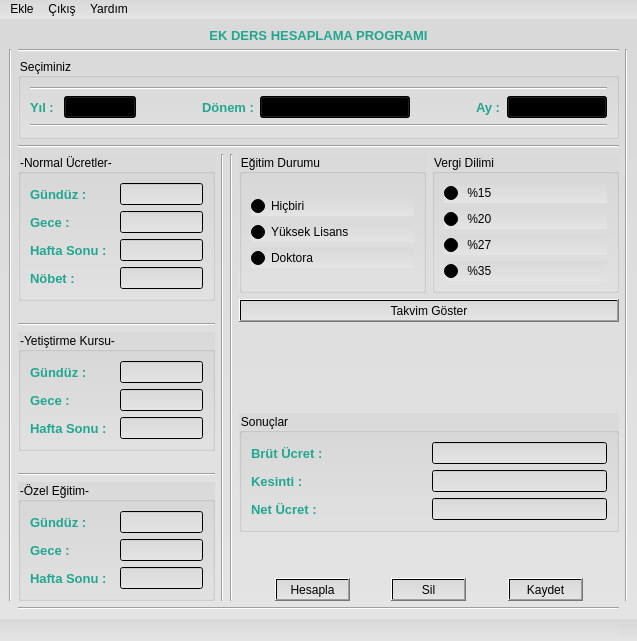
<?xml version="1.0" encoding="UTF-8"?>
<ui version="4.0">
 <class>MainWindow</class>
 <widget class="QMainWindow" name="MainWindow">
  <property name="geometry">
   <rect>
    <x>0</x>
    <y>0</y>
    <width>637</width>
    <height>641</height>
   </rect>
  </property>
  <property name="font">
   <font>
    <pointsize>11</pointsize>
   </font>
  </property>
  <property name="windowTitle">
   <string>Anasayfa</string>
  </property>
  <property name="windowIcon">
   <iconset resource="photos.qrc">
    <normaloff>:/loaded_photo/para.png</normaloff>:/loaded_photo/para.png</iconset>
  </property>
  <property name="styleSheet">
   <string notr="true">/*Copyright (c) DevSec Studio. All rights reserved.

MIT License

Permission is hereby granted, free of charge, to any person obtaining a copy
of this software and associated documentation files (the &quot;Software&quot;), to deal
in the Software without restriction, including without limitation the rights
to use, copy, modify, merge, publish, distribute, sublicense, and/or sell
copies of the Software, and to permit persons to whom the Software is
furnished to do so, subject to the following conditions:

The above copyright notice and this permission notice shall be included in all
copies or substantial portions of the Software.

THE SOFTWARE IS PROVIDED *AS IS*, WITHOUT WARRANTY OF ANY KIND, EXPRESS OR
IMPLIED, INCLUDING BUT NOT LIMITED TO THE WARRANTIES OF MERCHANTABILITY,
FITNESS FOR A PARTICULAR PURPOSE AND NONINFRINGEMENT. IN NO EVENT SHALL THE
AUTHORS OR COPYRIGHT HOLDERS BE LIABLE FOR ANY CLAIM, DAMAGES OR OTHER
LIABILITY, WHETHER IN AN ACTION OF CONTRACT, TORT OR OTHERWISE, ARISING FROM,
OUT OF OR IN CONNECTION WITH THE SOFTWARE OR THE USE OR OTHER DEALINGS IN THE SOFTWARE.
*/

/*-----QWidget-----*/
QWidget
{
	background-color: qlineargradient(spread:repeat, x1:1, y1:0, x2:1, y2:1, stop:0 rgba(217, 217, 217, 255),stop:1 rgba(228, 228, 228, 255));
	color: #000000;

}


/*-----QLabel-----*/
QLabel
{
	background-color: transparent;
	color: qlineargradient(spread:repeat, x1:1, y1:0, x2:1, y2:1, stop:0 rgba(54, 197, 177, 255),stop:1 rgba(11, 135, 111, 255));
	font-size: 10pt;
	font-weight: bold;
	border-color: #000000;

}


/*-----QToolButton-----*/
QToolButton
{
	background-color: qlineargradient(spread:repeat, x1:1, y1:0, x2:1, y2:1, stop:0 rgba(44, 187, 167, 255),stop:1 rgba(1, 125, 101, 255));
	color: #fff;
	font-size: 12pt;
	border-radius: 4px;
	padding: 10px;

}


QToolButton::pressed
{
	background-color: qlineargradient(spread:repeat, x1:1, y1:0, x2:1, y2:1, stop:0 rgba(54, 197, 177, 255),stop:1 rgba(11, 135, 111, 255));

}


/*-----QTabWidget-----*/
QTabBar::tab 
{
	font-size: 8pt;
	font-weight: bold;
	width: 80px;
    border: 1px solid #444;
    padding-top: 3px;
    padding-bottom: 2px;
    margin-right: -1px;

}

QTabWidget::pane 
{
    border: 1px solid qlineargradient(spread:repeat, x1:1, y1:0, x2:1, y2:1, stop:0 rgba(44, 187, 167, 255),stop:1 rgba(1, 125, 101, 255));;

}

QTabBar::tab:last
{
    margin-right: 0; 

}

QTabBar::tab:first:!selected
{
	margin-left: 0px; 

}

QTabBar::tab:!selected
{
    color: #000;
    margin-top: 3px;
    background-color: #f6f6f6;

}

QTabBar::tab:selected
{
	background-color: qlineargradient(spread:repeat, x1:1, y1:0, x2:1, y2:1, stop:0 rgba(54, 197, 177, 255),stop:1 rgba(11, 135, 111, 255));
	color: #fff;

}

QTabBar::tab:!selected:hover
{
    background-color: qlineargradient(spread:repeat, x1:1, y1:0, x2:1, y2:1, stop:0 rgba(44, 187, 167, 255),stop:1 rgba(1, 125, 101, 255));

}
</string>
  </property>
  <widget class="QWidget" name="centralwidget">
   <layout class="QGridLayout" name="gridLayout_6">
    <item row="1" column="0">
     <widget class="Line" name="line_10">
      <property name="orientation">
       <enum>Qt::Vertical</enum>
      </property>
     </widget>
    </item>
    <item row="1" column="1">
     <layout class="QVBoxLayout" name="verticalLayout_11">
      <item>
       <widget class="Line" name="line_11">
        <property name="orientation">
         <enum>Qt::Horizontal</enum>
        </property>
       </widget>
      </item>
      <item>
       <widget class="QGroupBox" name="groupBox_7">
        <property name="title">
         <string>Seçiminiz</string>
        </property>
        <layout class="QGridLayout" name="gridLayout_5">
         <item row="2" column="0">
          <widget class="Line" name="line_6">
           <property name="orientation">
            <enum>Qt::Horizontal</enum>
           </property>
          </widget>
         </item>
         <item row="1" column="0">
          <layout class="QHBoxLayout" name="horizontalLayout_21">
           <item>
            <layout class="QHBoxLayout" name="horizontalLayout_18">
             <item>
              <widget class="QLabel" name="label_8">
               <property name="text">
                <string>Yıl : </string>
               </property>
              </widget>
             </item>
             <item>
              <widget class="QComboBox" name="cmb_year">
               <property name="minimumSize">
                <size>
                 <width>70</width>
                 <height>0</height>
                </size>
               </property>
              </widget>
             </item>
            </layout>
           </item>
           <item>
            <spacer name="horizontalSpacer_5">
             <property name="orientation">
              <enum>Qt::Horizontal</enum>
             </property>
             <property name="sizeHint" stdset="0">
              <size>
               <width>23</width>
               <height>17</height>
              </size>
             </property>
            </spacer>
           </item>
           <item>
            <layout class="QHBoxLayout" name="horizontalLayout_17">
             <item>
              <widget class="QLabel" name="label_15">
               <property name="text">
                <string>Dönem :</string>
               </property>
              </widget>
             </item>
             <item>
              <widget class="QComboBox" name="cmb_period">
               <property name="minimumSize">
                <size>
                 <width>150</width>
                 <height>0</height>
                </size>
               </property>
              </widget>
             </item>
            </layout>
           </item>
           <item>
            <spacer name="horizontalSpacer_6">
             <property name="orientation">
              <enum>Qt::Horizontal</enum>
             </property>
             <property name="sizeHint" stdset="0">
              <size>
               <width>20</width>
               <height>19</height>
              </size>
             </property>
            </spacer>
           </item>
           <item>
            <layout class="QHBoxLayout" name="horizontalLayout_20">
             <item>
              <widget class="QLabel" name="label_16">
               <property name="text">
                <string>Ay :</string>
               </property>
              </widget>
             </item>
             <item>
              <widget class="QComboBox" name="cmb_month">
               <property name="minimumSize">
                <size>
                 <width>100</width>
                 <height>0</height>
                </size>
               </property>
              </widget>
             </item>
            </layout>
           </item>
          </layout>
         </item>
         <item row="0" column="0">
          <widget class="Line" name="line_7">
           <property name="orientation">
            <enum>Qt::Horizontal</enum>
           </property>
          </widget>
         </item>
        </layout>
       </widget>
      </item>
      <item>
       <spacer name="verticalSpacer_5">
        <property name="orientation">
         <enum>Qt::Vertical</enum>
        </property>
        <property name="sizeHint" stdset="0">
         <size>
          <width>20</width>
          <height>40</height>
         </size>
        </property>
       </spacer>
      </item>
      <item>
       <widget class="Line" name="line_5">
        <property name="orientation">
         <enum>Qt::Horizontal</enum>
        </property>
       </widget>
      </item>
      <item>
       <layout class="QHBoxLayout" name="horizontalLayout_16">
        <item>
         <layout class="QVBoxLayout" name="verticalLayout_8">
          <item>
           <widget class="QGroupBox" name="groupBox_3">
            <property name="title">
             <string>-Normal Ücretler-</string>
            </property>
            <layout class="QGridLayout" name="gridLayout">
             <item row="0" column="0">
              <layout class="QVBoxLayout" name="verticalLayout_5">
               <item>
                <layout class="QHBoxLayout" name="horizontalLayout" stretch="10,10">
                 <item>
                  <widget class="QLabel" name="label">
                   <property name="text">
                    <string>Gündüz : </string>
                   </property>
                  </widget>
                 </item>
                 <item>
                  <widget class="QLineEdit" name="le_day_normal"/>
                 </item>
                </layout>
               </item>
               <item>
                <layout class="QHBoxLayout" name="horizontalLayout_2" stretch="10,10">
                 <item>
                  <widget class="QLabel" name="label_2">
                   <property name="text">
                    <string>Gece : </string>
                   </property>
                  </widget>
                 </item>
                 <item>
                  <widget class="QLineEdit" name="le_day_night"/>
                 </item>
                </layout>
               </item>
               <item>
                <layout class="QHBoxLayout" name="horizontalLayout_3" stretch="10,10">
                 <item>
                  <widget class="QLabel" name="label_3">
                   <property name="text">
                    <string>Hafta Sonu :</string>
                   </property>
                  </widget>
                 </item>
                 <item>
                  <widget class="QLineEdit" name="le_weekend"/>
                 </item>
                </layout>
               </item>
               <item>
                <layout class="QHBoxLayout" name="horizontalLayout_4" stretch="10,10">
                 <item>
                  <widget class="QLabel" name="label_4">
                   <property name="text">
                    <string>Nöbet :</string>
                   </property>
                  </widget>
                 </item>
                 <item>
                  <widget class="QLineEdit" name="le_watch"/>
                 </item>
                </layout>
               </item>
              </layout>
             </item>
            </layout>
           </widget>
          </item>
          <item>
           <spacer name="verticalSpacer">
            <property name="orientation">
             <enum>Qt::Vertical</enum>
            </property>
            <property name="sizeHint" stdset="0">
             <size>
              <width>20</width>
              <height>40</height>
             </size>
            </property>
           </spacer>
          </item>
          <item>
           <widget class="Line" name="line_2">
            <property name="orientation">
             <enum>Qt::Horizontal</enum>
            </property>
           </widget>
          </item>
          <item>
           <widget class="QGroupBox" name="groupBox_4">
            <property name="title">
             <string>-Yetiştirme Kursu-</string>
            </property>
            <layout class="QGridLayout" name="gridLayout_2">
             <item row="0" column="0">
              <layout class="QVBoxLayout" name="verticalLayout_6">
               <item>
                <layout class="QHBoxLayout" name="horizontalLayout_9" stretch="10,10">
                 <item>
                  <widget class="QLabel" name="label_9">
                   <property name="text">
                    <string>Gündüz : </string>
                   </property>
                  </widget>
                 </item>
                 <item>
                  <widget class="QLineEdit" name="le_day_course"/>
                 </item>
                </layout>
               </item>
               <item>
                <layout class="QHBoxLayout" name="horizontalLayout_10" stretch="10,10">
                 <item>
                  <widget class="QLabel" name="label_10">
                   <property name="text">
                    <string>Gece : </string>
                   </property>
                  </widget>
                 </item>
                 <item>
                  <widget class="QLineEdit" name="le_night_course"/>
                 </item>
                </layout>
               </item>
               <item>
                <layout class="QHBoxLayout" name="horizontalLayout_11" stretch="10,10">
                 <item>
                  <widget class="QLabel" name="label_11">
                   <property name="text">
                    <string>Hafta Sonu :</string>
                   </property>
                  </widget>
                 </item>
                 <item>
                  <widget class="QLineEdit" name="le_weekend_course"/>
                 </item>
                </layout>
               </item>
              </layout>
             </item>
            </layout>
           </widget>
          </item>
          <item>
           <spacer name="verticalSpacer_2">
            <property name="orientation">
             <enum>Qt::Vertical</enum>
            </property>
            <property name="sizeHint" stdset="0">
             <size>
              <width>20</width>
              <height>40</height>
             </size>
            </property>
           </spacer>
          </item>
          <item>
           <widget class="Line" name="line">
            <property name="orientation">
             <enum>Qt::Horizontal</enum>
            </property>
           </widget>
          </item>
          <item>
           <widget class="QGroupBox" name="groupBox_5">
            <property name="title">
             <string>-Özel Eğitim-</string>
            </property>
            <layout class="QGridLayout" name="gridLayout_3">
             <item row="0" column="0">
              <layout class="QVBoxLayout" name="verticalLayout_7">
               <item>
                <layout class="QHBoxLayout" name="horizontalLayout_12" stretch="10,10">
                 <item>
                  <widget class="QLabel" name="label_12">
                   <property name="text">
                    <string>Gündüz : </string>
                   </property>
                  </widget>
                 </item>
                 <item>
                  <widget class="QLineEdit" name="le_day_special"/>
                 </item>
                </layout>
               </item>
               <item>
                <layout class="QHBoxLayout" name="horizontalLayout_13" stretch="10,10">
                 <item>
                  <widget class="QLabel" name="label_13">
                   <property name="text">
                    <string>Gece : </string>
                   </property>
                  </widget>
                 </item>
                 <item>
                  <widget class="QLineEdit" name="le_night_special"/>
                 </item>
                </layout>
               </item>
               <item>
                <layout class="QHBoxLayout" name="horizontalLayout_14" stretch="10,10">
                 <item>
                  <widget class="QLabel" name="label_14">
                   <property name="text">
                    <string>Hafta Sonu :</string>
                   </property>
                  </widget>
                 </item>
                 <item>
                  <widget class="QLineEdit" name="le_weekend_special"/>
                 </item>
                </layout>
               </item>
              </layout>
             </item>
            </layout>
           </widget>
          </item>
         </layout>
        </item>
        <item>
         <widget class="Line" name="line_3">
          <property name="orientation">
           <enum>Qt::Vertical</enum>
          </property>
         </widget>
        </item>
        <item>
         <widget class="Line" name="line_4">
          <property name="orientation">
           <enum>Qt::Vertical</enum>
          </property>
         </widget>
        </item>
        <item>
         <layout class="QVBoxLayout" name="verticalLayout_10" stretch="0,0,10,0,0,0">
          <item>
           <layout class="QHBoxLayout" name="horizontalLayout_5">
            <item>
             <widget class="QGroupBox" name="groupBox_2">
              <property name="title">
               <string>Eğitim Durumu</string>
              </property>
              <layout class="QVBoxLayout" name="verticalLayout_3">
               <item>
                <layout class="QVBoxLayout" name="verticalLayout_4">
                 <item>
                  <widget class="QRadioButton" name="rb_nothing">
                   <property name="text">
                    <string>Hiçbiri</string>
                   </property>
                   <property name="checked">
                    <bool>true</bool>
                   </property>
                  </widget>
                 </item>
                 <item>
                  <widget class="QRadioButton" name="rb_graduate">
                   <property name="text">
                    <string>Yüksek Lisans</string>
                   </property>
                  </widget>
                 </item>
                 <item>
                  <widget class="QRadioButton" name="rb_doctorate">
                   <property name="text">
                    <string>Doktora</string>
                   </property>
                  </widget>
                 </item>
                </layout>
               </item>
              </layout>
             </widget>
            </item>
            <item>
             <widget class="QGroupBox" name="groupBox">
              <property name="title">
               <string>Vergi Dilimi</string>
              </property>
              <layout class="QVBoxLayout" name="verticalLayout_2">
               <item>
                <layout class="QVBoxLayout" name="verticalLayout">
                 <item>
                  <widget class="QRadioButton" name="rb_15">
                   <property name="text">
                    <string> %15</string>
                   </property>
                   <property name="checked">
                    <bool>true</bool>
                   </property>
                  </widget>
                 </item>
                 <item>
                  <widget class="QRadioButton" name="rb_20">
                   <property name="text">
                    <string> %20</string>
                   </property>
                  </widget>
                 </item>
                 <item>
                  <widget class="QRadioButton" name="rb_27">
                   <property name="text">
                    <string> %27</string>
                   </property>
                  </widget>
                 </item>
                 <item>
                  <widget class="QRadioButton" name="rb_35">
                   <property name="text">
                    <string> %35</string>
                   </property>
                  </widget>
                 </item>
                </layout>
               </item>
              </layout>
             </widget>
            </item>
           </layout>
          </item>
          <item>
           <widget class="QPushButton" name="btn_calendar">
            <property name="text">
             <string>Takvim Göster</string>
            </property>
           </widget>
          </item>
          <item>
           <spacer name="verticalSpacer_3">
            <property name="orientation">
             <enum>Qt::Vertical</enum>
            </property>
            <property name="sizeHint" stdset="0">
             <size>
              <width>20</width>
              <height>40</height>
             </size>
            </property>
           </spacer>
          </item>
          <item>
           <widget class="QGroupBox" name="groupBox_6">
            <property name="title">
             <string>Sonuçlar</string>
            </property>
            <layout class="QGridLayout" name="gridLayout_4">
             <item row="0" column="0">
              <layout class="QVBoxLayout" name="verticalLayout_9">
               <item>
                <layout class="QHBoxLayout" name="horizontalLayout_7" stretch="10,10">
                 <item>
                  <widget class="QLabel" name="label_5">
                   <property name="text">
                    <string>Brüt Ücret : </string>
                   </property>
                  </widget>
                 </item>
                 <item>
                  <widget class="QLineEdit" name="le_gross">
                   <property name="enabled">
                    <bool>false</bool>
                   </property>
                  </widget>
                 </item>
                </layout>
               </item>
               <item>
                <layout class="QHBoxLayout" name="horizontalLayout_8" stretch="10,10">
                 <item>
                  <widget class="QLabel" name="label_6">
                   <property name="text">
                    <string>Kesinti : </string>
                   </property>
                  </widget>
                 </item>
                 <item>
                  <widget class="QLineEdit" name="le_deduction">
                   <property name="enabled">
                    <bool>false</bool>
                   </property>
                  </widget>
                 </item>
                </layout>
               </item>
               <item>
                <layout class="QHBoxLayout" name="horizontalLayout_15" stretch="10,10">
                 <item>
                  <widget class="QLabel" name="label_7">
                   <property name="text">
                    <string>Net Ücret : </string>
                   </property>
                  </widget>
                 </item>
                 <item>
                  <widget class="QLineEdit" name="le_net">
                   <property name="enabled">
                    <bool>false</bool>
                   </property>
                  </widget>
                 </item>
                </layout>
               </item>
              </layout>
             </item>
            </layout>
           </widget>
          </item>
          <item>
           <spacer name="verticalSpacer_4">
            <property name="orientation">
             <enum>Qt::Vertical</enum>
            </property>
            <property name="sizeHint" stdset="0">
             <size>
              <width>20</width>
              <height>40</height>
             </size>
            </property>
           </spacer>
          </item>
          <item>
           <layout class="QHBoxLayout" name="horizontalLayout_6">
            <item>
             <spacer name="horizontalSpacer_2">
              <property name="orientation">
               <enum>Qt::Horizontal</enum>
              </property>
              <property name="sizeHint" stdset="0">
               <size>
                <width>40</width>
                <height>20</height>
               </size>
              </property>
             </spacer>
            </item>
            <item>
             <widget class="QPushButton" name="btn_calculate">
              <property name="text">
               <string>Hesapla</string>
              </property>
             </widget>
            </item>
            <item>
             <spacer name="horizontalSpacer">
              <property name="orientation">
               <enum>Qt::Horizontal</enum>
              </property>
              <property name="sizeHint" stdset="0">
               <size>
                <width>40</width>
                <height>20</height>
               </size>
              </property>
             </spacer>
            </item>
            <item>
             <widget class="QPushButton" name="btn_delete">
              <property name="text">
               <string>Sil</string>
              </property>
             </widget>
            </item>
            <item>
             <spacer name="horizontalSpacer_4">
              <property name="orientation">
               <enum>Qt::Horizontal</enum>
              </property>
              <property name="sizeHint" stdset="0">
               <size>
                <width>40</width>
                <height>20</height>
               </size>
              </property>
             </spacer>
            </item>
            <item>
             <widget class="QPushButton" name="btn_record">
              <property name="text">
               <string>Kaydet</string>
              </property>
             </widget>
            </item>
            <item>
             <spacer name="horizontalSpacer_3">
              <property name="orientation">
               <enum>Qt::Horizontal</enum>
              </property>
              <property name="sizeHint" stdset="0">
               <size>
                <width>40</width>
                <height>20</height>
               </size>
              </property>
             </spacer>
            </item>
           </layout>
          </item>
         </layout>
        </item>
       </layout>
      </item>
     </layout>
    </item>
    <item row="2" column="1">
     <widget class="Line" name="line_8">
      <property name="orientation">
       <enum>Qt::Horizontal</enum>
      </property>
     </widget>
    </item>
    <item row="1" column="2">
     <widget class="Line" name="line_9">
      <property name="orientation">
       <enum>Qt::Vertical</enum>
      </property>
     </widget>
    </item>
    <item row="0" column="1">
     <widget class="QLabel" name="label_17">
      <property name="text">
       <string>EK DERS HESAPLAMA PROGRAMI</string>
      </property>
      <property name="alignment">
       <set>Qt::AlignHCenter|Qt::AlignTop</set>
      </property>
     </widget>
    </item>
   </layout>
  </widget>
  <widget class="QMenuBar" name="menubar">
   <property name="geometry">
    <rect>
     <x>0</x>
     <y>0</y>
     <width>637</width>
     <height>21</height>
    </rect>
   </property>
   <widget class="QMenu" name="menuDosya">
    <property name="title">
     <string>Ekle</string>
    </property>
    <addaction name="actionPersonel_Ekle"/>
    <addaction name="actionY_l_Ekle"/>
   </widget>
   <widget class="QMenu" name="menu_k">
    <property name="title">
     <string>Çıkış</string>
    </property>
    <addaction name="action_k_Yap"/>
   </widget>
   <widget class="QMenu" name="menuYard_m">
    <property name="title">
     <string>Yardım</string>
    </property>
    <addaction name="actionHakk_nda"/>
    <addaction name="actionYard_m"/>
   </widget>
   <addaction name="menuDosya"/>
   <addaction name="menu_k"/>
   <addaction name="menuYard_m"/>
  </widget>
  <widget class="QStatusBar" name="statusbar"/>
  <action name="actionPersonel_Ekle">
   <property name="text">
    <string>Kişi Ekle</string>
   </property>
  </action>
  <action name="actionY_l_Ekle">
   <property name="text">
    <string>Yıl Ekle</string>
   </property>
  </action>
  <action name="action_k_Yap">
   <property name="text">
    <string>Çıkış Yap</string>
   </property>
  </action>
  <action name="actionHakk_nda">
   <property name="text">
    <string>Hakkında..</string>
   </property>
  </action>
  <action name="actionYard_m">
   <property name="text">
    <string>Yardım</string>
   </property>
  </action>
 </widget>
 <resources>
  <include location="photos.qrc"/>
 </resources>
 <connections/>
</ui>
